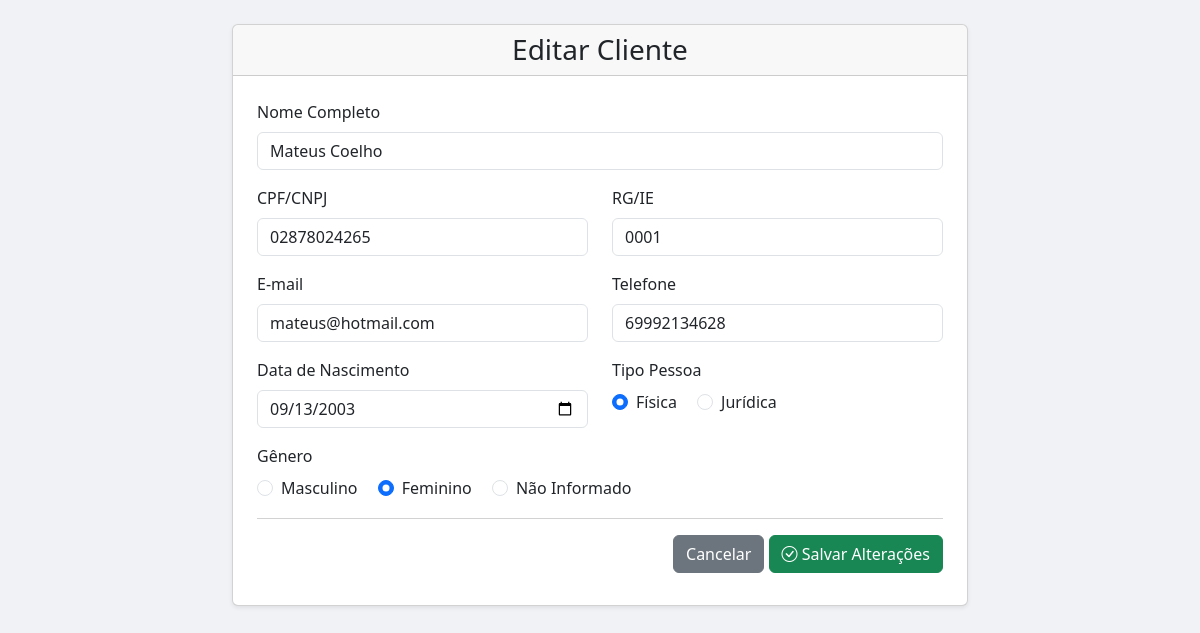
Screenshot of /Scripts/editarcliente.php?idcli=1 with the database file from the repository.
### tables this page shows
CREATE TABLE IF NOT EXISTS `pessoas` (
  `id_pessoa` int NOT NULL AUTO_INCREMENT,
  `nome` varchar(100) NOT NULL,
  `cpfcnpj` varchar(20) NOT NULL,
  `rgie` varchar(20) DEFAULT NULL,
  `nasc` date DEFAULT NULL,
  `f_j` smallint DEFAULT NULL COMMENT '0-Pessoa Fisica, 1-Pessoa Juridica',
  `tipopessoa` smallint DEFAULT NULL COMMENT '0-Usuario, 1-Cliente, 2-Medico',
  `email` varchar(50) DEFAULT NULL,
  `telefone` varchar(50) DEFAULT NULL,
  `genero` char(1) DEFAULT NULL COMMENT 'M-Masculino, F-Feminino, N-Não Identificado',
  `excluido` tinyint(1) DEFAULT NULL,
  PRIMARY KEY (`id_pessoa`)
);

### Scripts/editarcliente.php (the view, shortened to what this page needs)
<?php
include_once("conexao.php");
$dados = null;
try {
    $idcli = $_GET["idcli"] ?? null;
    $sql = "SELECT * FROM pessoas WHERE id_pessoa = ?";
    $stmt = mysqli_prepare($conexao, $sql);
    mysqli_stmt_bind_param($stmt, 'i', $idcli);
    mysqli_stmt_execute($stmt);
    $rs = mysqli_stmt_get_result($stmt);
    $dados = mysqli_fetch_assoc($rs);
} catch (Exception $e) {
    die("Erro: " . $e->getMessage());
}
?>
<!DOCTYPE html>
<html lang="pt-br">
<head>
    <link href="https://cdn.jsdelivr.net/npm/bootstrap@5.3.2/dist/css/bootstrap.min.css" rel="stylesheet">
    <link rel="stylesheet" href="https://cdn.jsdelivr.net/npm/bootstrap-icons@1.11.3/font/bootstrap-icons.min.css">
</head>
<body style="background-color: #f0f2f5;">
<div class="container my-4">
    <div class="row justify-content-center">
        <div class="col-12 col-lg-10 col-xl-8">
            <div class="card shadow-sm">
                <div class="card-header">
                    <h3 class="text-center mb-0">Editar Cliente</h3>
                </div>
                <div class="card-body p-4">
                    <form action="agenda.php?menuop=atualizarcliente" method="post">
                        <div class="row">
                            <div class="col-md-12 mb-3">
                                <label for="clinome" class="form-label">Nome Completo</label>
                                <input type="text" class="form-control" id="clinome" name="clinome" value="<?= htmlspecialchars($dados["nome"]) ?>" required>
                            </div>
                            <div class="col-md-6 mb-3">
                                <label for="clicpfcnpj" class="form-label">CPF/CNPJ</label>
                                <input type="text" class="form-control" id="clicpfcnpj" name="clicpfcnpj" value="<?= htmlspecialchars($dados["cpfcnpj"]) ?>" required>
                            </div>
                            <div class="col-md-6 mb-3">
                                <label for="clirgie" class="form-label">RG/IE</label>
                                <input type="text" class="form-control" id="clirgie" name="clirgie" value="<?= htmlspecialchars($dados["rgie"]) ?>">
                            </div>
                            <div class="col-md-6 mb-3">
                                <label for="cliemail" class="form-label">E-mail</label>
                                <input type="email" class="form-control" id="cliemail" name="cliemail" value="<?= htmlspecialchars($dados["email"]) ?>">
                            </div>
                            <div class="col-md-6 mb-3">
                                <label for="clitel" class="form-label">Telefone</label>
                                <input type="text" class="form-control" id="clitel" name="clitel" value="<?= htmlspecialchars($dados["telefone"]) ?>">
                            </div>
                            <div class="col-md-6 mb-3">
                                <label for="clinasc" class="form-label">Data de Nascimento</label>
                                <input type="date" class="form-control" id="clinasc" name="clinasc" value="<?= htmlspecialchars($dados["nasc"]) ?>">
                            </div>
                            <div class="col-md-6 mb-3">
                                <label class="form-label d-block">Tipo Pessoa</label>
                                <div class="form-check form-check-inline">
                                    <input class="form-check-input" type="radio" id="pessoafisica" name="clitipo" value="0" <?php if ($dados["f_j"] == 0) echo 'checked'; ?> required>
                                    <label class="form-check-label" for="pessoafisica">Física</label>
                                </div>
                                <div class="form-check form-check-inline">
                                    <input class="form-check-input" type="radio" id="pessoajuridica" name="clitipo" value="1" <?php if ($dados["f_j"] == 1) echo 'checked'; ?> required>
                                    <label class="form-check-label" for="pessoajuridica">Jurídica</label>
                                </div>
                            </div>
                            <div class="col-md-12 mb-3">
                                <label class="form-label d-block">Gênero</label>
                                <div class="form-check form-check-inline">
                                    <input class="form-check-input" type="radio" id="masculino" name="cligenero" value="M" <?php if ($dados["genero"] == "M") echo 'checked'; ?> required>
                                    <label class="form-check-label" for="masculino">Masculino</label>
                                </div>
                                <div class="form-check form-check-inline">
                                    <input class="form-check-input" type="radio" id="feminino" name="cligenero" value="F" <?php if ($dados["genero"] == "F") echo 'checked'; ?> required>
                                    <label class="form-check-label" for="feminino">Feminino</label>
                                </div>
                                <div class="form-check form-check-inline">
                                    <input class="form-check-input" type="radio" id="naoidentificado" name="cligenero" value="N" <?php if ($dados["genero"] == "N") echo 'checked'; ?> required>
                                    <label class="form-check-label" for="naoidentificado">Não Informado</label>
                                </div>
                            </div>
                        </div>
                        <div class="card-footer text-end bg-white px-0 pt-3">
                            <a href="agenda.php?menuop=clientes" class="btn btn-secondary">Cancelar</a>
                            <button type="submit" class="btn btn-success" name="atualizar">
                                <i class="bi bi-check-circle"></i> Salvar Alterações
                            </button>
                        </div>
                    </form>
                </div>
            </div>
        </div>
    </div>
</div>
</body>
</html>

### rows the page displays
pessoas: clinome "Mateus Coelho", clicpfcnpj "02878024265", clirgie "0001", cliemail "mateus@hotmail.com", clitel "69992134628", clinasc "09/13/2003", f_j "☑ Física", f_j "☐ Jurídica", genero "☐ Masculino", genero "☑ Feminino", genero "☐ Não Informado"
